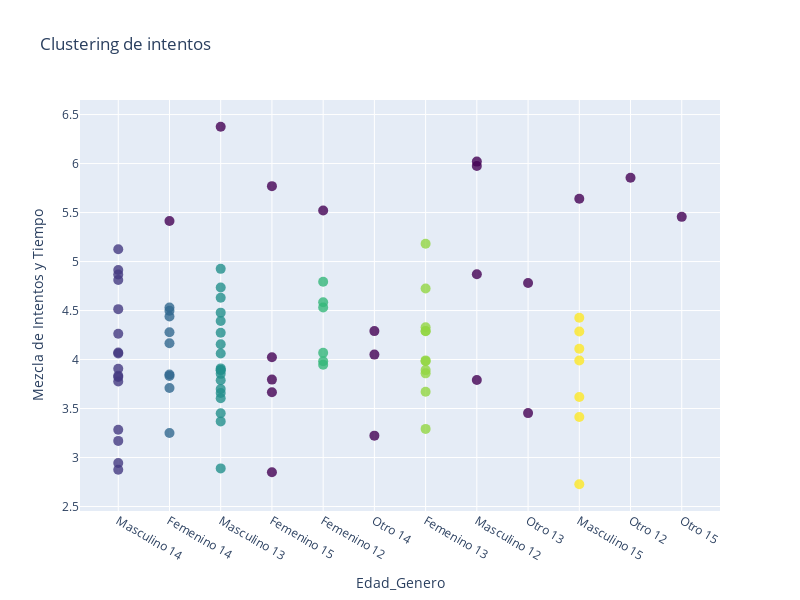

Notebook code for this chart:
### Markdown cell above
# con DBSCAN:

### Code cell
from sklearn.cluster import DBSCAN
from sklearn.preprocessing import StandardScaler

# Convertir los valores de la columna 'edad_genero' en valores numéricos utilizando el diccionario de etiquetas
df['edad_genero_num'] = df['edad_genero'].apply(lambda x: etiquetas_edad_genero[x])

#Coger las columnas necesarias para crear la matriz de características
matriz_caracteristicas = df[['edad_genero_num', 'mezcla_intentos_tiempo']].values

# Normalizar los datos
#matriz_caracteristicas_norm = StandardScaler().fit_transform(matriz_caracteristicas)

# Definir el modelo
model = DBSCAN(eps=0.7, min_samples=5)

# Ajustar el modelo a los datos
agrupamento = model.fit(matriz_caracteristicas)

# Crear la figura
fig = go.Figure(data=[go.Scatter(x=df['edad_genero'], y=df['mezcla_intentos_tiempo'], mode='markers',
                                 marker=dict(size=10, color=agrupamento.labels_ + 1, opacity=0.8,
                                             colorscale='Viridis'))])

# Configurar layout
fig.update_layout(title='Clustering de intentos',
                  xaxis_title='Edad_Genero',
                  yaxis_title='Mezcla de Intentos y Tiempo',
                  width=800, height=600)

# Mostrar gráfica
fig.show()

### Figure 1 — Plotly figure (JSON) as saved in the notebook; plotly's stock layout.template omitted (floating-point values rounded to 4 significant figures)
{"data": [{"marker": {"color": [1, 2, 2, 3, 1, 0, 4, 3, 0, 5, 1, 5, 0, 1, 1, 1, 4, 0, 3, 3, 1, 3, 0, 0, 3, 2, 5, 0, 1, 5, 1, 0, 6, 2, 2, 5, 5, 0, 4, 4, 1, 4, 6, 0, 1, 0, 3, 3, 2, 4, 3, 3, 3, 3, 0, 3, 3, 6, 0, 5, 1, 0, 0, 3, 1, 2, 6, 5, 1, 3, 3, 1, 0, 6, 5, 5, 2, 5, 1, 6, 0, 3, 6, 3, 0, 0, 0, 2], "colorscale": [[0, "#440154"], [0.1111, "#482878"], [0.2222, "#3e4989"], [0.3333, "#31688e"], [0.4444, "#26828e"], [0.5556, "#1f9e89"], [0.6667, "#35b779"], [0.7778, "#6ece58"], [0.8889, "#b5de2b"], [1, "#fde725"]], "opacity": 0.8, "size": 10}, "mode": "markers", "type": "scatter", "x": ["Masculino 14", "Femenino 14", "Femenino 14", "Masculino 13", "Masculino 14", "Femenino 15", "Femenino 12", "Masculino 13", "Otro 14", "Femenino 13", "Masculino 14", "Femenino 13", "Masculino 12", "Masculino 14", "Masculino 14", "Masculino 14", "Femenino 12", "Femenino 15", "Masculino 13", "Masculino 13", "Masculino 14", "Masculino 13", "Femenino 14", "Femenino 15", "Masculino 13", "Femenino 14", "Femenino 13", "Otro 13", "Masculino 14", "Femenino 13", "Masculino 14", "Masculino 12", "Masculino 15", "Femenino 14", "Femenino 14", "Femenino 13", "Femenino 13", "Otro 13", "Femenino 12", "Femenino 12", "Masculino 14", "Femenino 12", "Masculino 15", "Femenino 15", "Masculino 14", "Masculino 12", "Masculino 13", "Masculino 13", "Femenino 14", "Femenino 12", "Masculino 13", "Masculino 13", "Masculino 13", "Masculino 13", "Otro 14", "Masculino 13", "Masculino 13", "Masculino 15", "Masculino 12", "Femenino 13", "Masculino 14", "Masculino 13", "Otro 12", "Masculino 13", "Masculino 14", "Femenino 14", "Masculino 15", "Femenino 13", "Masculino 14", "Masculino 13", "Masculino 13", "Masculino 14", "Otro 14", "Masculino 15", "Femenino 13", "Femenino 13", "Femenino 14", "Femenino 13", "Masculino 14", "Masculino 15", "Masculino 15", "Masculino 13", "Masculino 15", "Masculino 13", "Femenino 12", "Otro 15", "Femenino 15", "Femenino 14"], "y": [3.776, 3.848, 4.498, 4.478, 3.906, 2.85, 4.585, 3.7, 4.05, 3.983, 4.913, 3.892, 5.975, 4.514, 3.284, 4.262, 3.982, 3.795, 4.63, 4.061, 2.944, 2.889, 5.414, 4.024, 3.659, 4.531, 4.292, 4.782, 3.822, 3.859, 3.17, 4.871, 4.427, 4.166, 3.833, 5.182, 3.671, 3.453, 3.947, 4.068, 4.869, 4.794, 2.728, 5.769, 2.875, 6.02, 4.735, 3.789, 4.278, 4.531, 3.894, 3.453, 3.91, 4.393, 3.223, 3.891, 3.369, 3.617, 3.791, 4.33, 4.072, 6.375, 5.854, 3.605, 5.126, 4.44, 4.286, 4.726, 4.812, 4.274, 4.926, 3.835, 4.29, 4.109, 4.29, 3.292, 3.25, 3.991, 4.061, 3.413, 5.64, 3.854, 3.99, 4.156, 5.521, 5.456, 3.667, 3.709]}], "layout": {"height": 600, "title": {"text": "Clustering de intentos"}, "width": 800, "xaxis": {"title": {"text": "Edad_Genero"}}, "yaxis": {"title": {"text": "Mezcla de Intentos y Tiempo"}}}}
